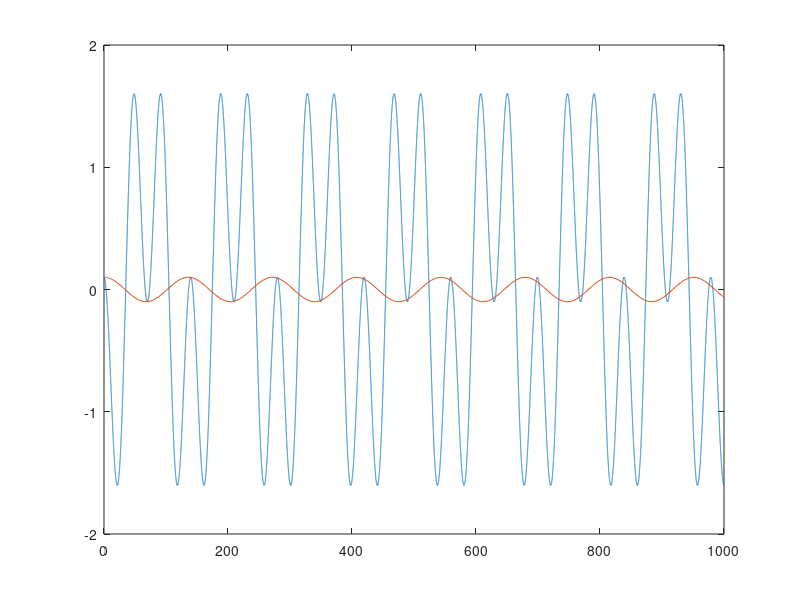

Recreate this plot in MATLAB.
clc
clf
clearvars
%  qddot + a(2)*q + a(4)*q^3  = 0
a2=0.00213885027;
a4=-0.00016892606;
omega0=sqrt(a2);
qmax=0.1;
tmax=1000;
time=0:0.01:tmax;
delta1=(3*a4)/(96*a2^2);
const=qmax;
dum1=(12*sqrt(3)*sqrt(27*const^2*delta1^2+4*delta1)*delta1+108*const*delta1^2)^(1/3)/delta1;
dum2=(3*delta1)/(delta1*(12*sqrt(3)*sqrt(27*const^2*delta1^2+4*delta1)*delta1+108*const*delta1^2)^(1/3));
c1=(1/6)*dum1-(2/3)*dum2;
%c1=-(1/12)*dum1+(1/3)*dum2-(1/3)*delta2/delta1+(1/2*i)*sqrt(3)*((1/6)*dum1+(2/3)*dum2);
%c1=-(1/12)*dum1+(1/3)*dum2-(1/3)*delta2/delta1-(1/2*i)*sqrt(3)*((1/6)*dum1+(2/3)*dum2);
a=c1;
beta=(c1^2*time*3*a4)/(8*omega0);
A=(a/2).*exp(i*beta);
Abar=(a/2).*exp(-i*beta);
%%%%%%%%%%%%%%%%%%%%%%%%%%%%%%%%%%%%%%%%%%%%%%%%%%%%%
q0=A.*exp(i*omega0*time)+Abar.*exp(-i*omega0*time);
q1=0;
q2=(a4.*A.^3/(8*a2^2)).*exp(3*i*omega0*time)+(a4.*Abar.^3/(8*a2^2)).*exp(-3*i*omega0*time);
q=q0+q1+q2;
%%%%%%%%%%%%%%%%%%%%%%%%%%%%%%%%%%%%%%%%%%%%%%%%%%%%%
figure(1)
plot(time,q)
hold on
%  qddot = -a(1)*qdot - a(2)*q - a(3)*q^2 - a(4)*q^3 -a(5)  
%  x1=q   
%  x2=qdot
coeffs = -[ a2 a4];
ode=@(t,w_h)[w_h(2);coeffs(1)*w_h(1)+coeffs(2)*w_h(1)^3];

[t,w_h]=ode45(ode, [0 tmax],[qmax 0]);

plot(t,w_h(:,1));


